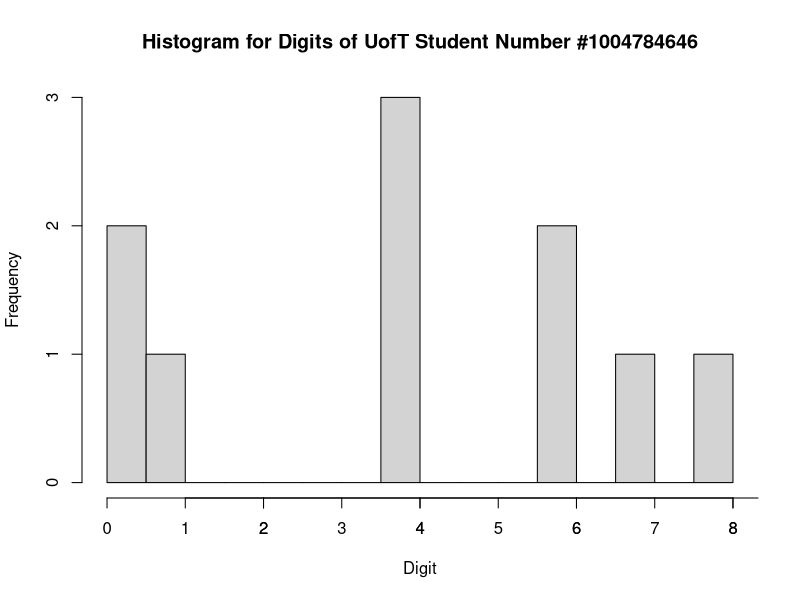
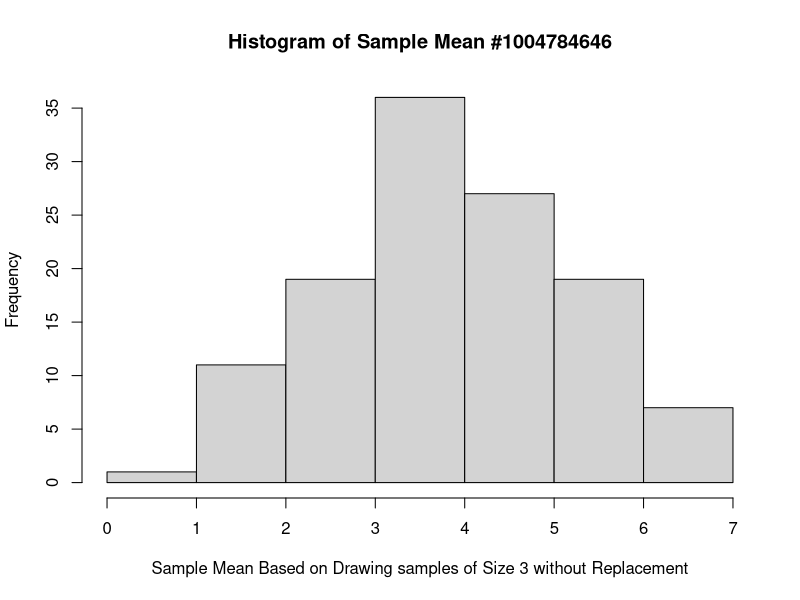
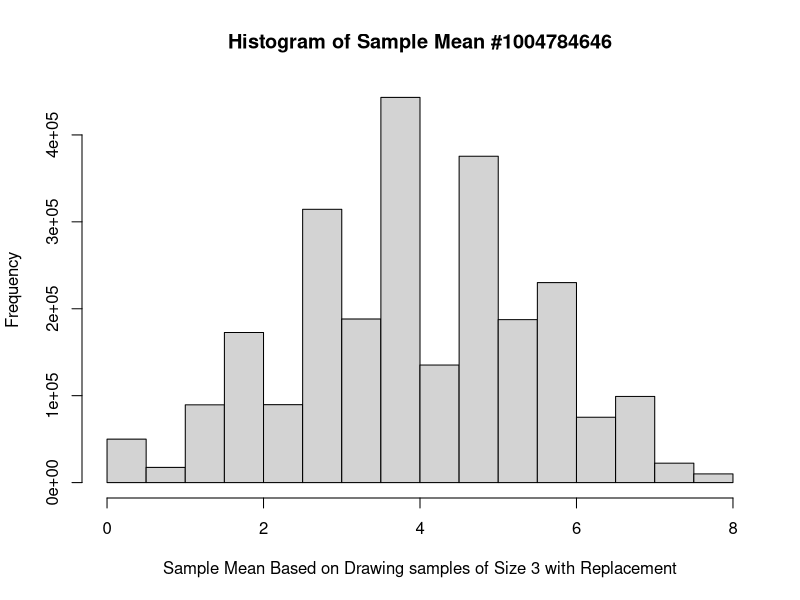

Source code (R) for these figures, in order:
## ---- chunk 1
knitr::opts_chunk$set(echo = TRUE)
library(tidyverse)
## ---- chunk 2
student_number <- (c(1,0,0,4,7,8,4,6,4,6))
tibble(
'Mean' = mean(student_number),
'Median' = median(student_number),
'Variance' = var(student_number)*9/10,
'Sum' = sum(student_number),
'Proportion' = sum(student_number == student_number[1])/length(student_number))
## ---- chunk 3
hist(student_number, xlab = 'Digit',  main='Histogram for Digits of UofT Student Number #1004784646', breaks = 12)
axis(1, at=1:9)
## ---- chunk 4
hist(combn(student_number, 3, mean), xlab = 'Sample Mean Based on Drawing samples of Size 3 without Replacement',main = 'Histogram of Sample Mean #1004784646')
## ---- chunk 5
N = choose(10, 3)
tibble(
'Mean' = mean(combn(student_number, 3, mean)),
'Variance' = round(((var(combn(student_number, 3, mean)) * (N-1))/N), digits = 2))
## ---- chunk 6
set.seed(1004784646)
hbar = rep(0,2500000)
for(i in 1:2500000){hbar[i]=mean(sample(student_number, 3, replace = TRUE))}
hist(hbar, xlab = 'Sample Mean Based on Drawing samples of Size 3 with Replacement', main = 'Histogram of Sample Mean #1004784646')
## ---- chunk 7
tibble(
'Mean' = round(mean(hbar), digits = 3), 
'Variance' = round(var(hbar), digits = 3))
'abc'
